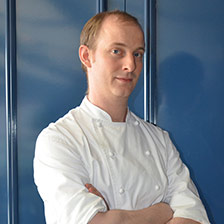
#> input picture images/human.jpg, 224 x 224 px
$ jupyter execute --allow-errors 'Understanding Image Features.ipynb'
#> lines starting #> are read from the running program, lines starting #| are printed output that depends on the picture; after the words box and inside, x2 and y2 are one past the last pixel; in counts of white or black regions, pixels touching at a corner belong together
## How do you tell a dog from a cat, or an apple from ~~samsung~~ orange?
- - - -
Image feature is the simplest image pattern, which is the best descriptor of what we aim to identify . For example the shape of a cat's face and it's eyes will distinguish it from a dog so on and so forth. These image features transform visual information into vector space and allows us to perform mathematical operations on them. We can use a number of methods to find these image features. Two of the most popular are:
* Image Descriptors (White-box algorithms)
* Neural Nets (Black Box algorithms)

###  Image Feature Extraction
- - - -
There are a number of algorithms that work really well for extracting features from an image, a few of them are as follows:
* Haar Cascades
* SIFT
* SURF
* BRIEF
These work by approximating image gradients and working above that. Let us see how a Haar cascade might work.

These features or cascades are exactly like kernels in that, they slide over the image and calculate the feature. Each feature is a single value obtained by subtracting sum of pixels under white rectangle from sum of pixels under black rectangle. Let's see this in action shall we?

[cell 1]
import numpy as np
import cv2 as cv
import matplotlib.pyplot as plt
face_cascade = cv.CascadeClassifier(cv.data.haarcascades + "haarcascade_frontalface_default.xml")
eye_cascade = cv.CascadeClassifier(cv.data.haarcascades + "haarcascade_eye.xml")
img = cv.imread('images/human.jpg')
#> img is the input picture: shape (224, 224, 3); mean B, G, R 140.1, 127.9, 118.1
gray = cv.cvtColor(img, cv.COLOR_BGR2GRAY)
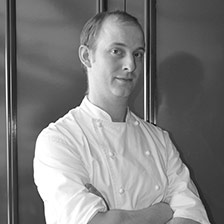
#> gray: shape (224, 224); min 4, max 255, mean 126.3
faces = face_cascade.detectMultiScale(gray, 1.3, 5)
#> faces = [[79, 22, 74, 74]]
for (x,y,w,h) in faces:
    cv.rectangle(img,(x,y),(x+w,y+h),(255,0,0),2)
    roi_gray = gray[y:y+h, x:x+w]
    roi_color = img[y:y+h, x:x+w]
    eyes = eye_cascade.detectMultiScale(roi_gray)
    for (ex,ey,ew,eh) in eyes:
        cv.rectangle(roi_color,(ex,ey),(ex+ew,ey+eh),(0,255,0),2)
#> this loop made 1 pass
#> (x, y, w, h, eyes) on pass 1: (79, 22, 74, 74, [[27, 18, 23, 23]])
#> pass 1, `roi_gray = gray[y:y+h, x:x+w]`:
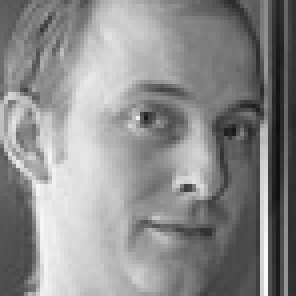
#> roi_gray: shape (74, 74) (shown 4 times larger); min 14, max 251, mean 139.9
#> pass 1, `roi_color = img[y:y+h, x:x+w]`:
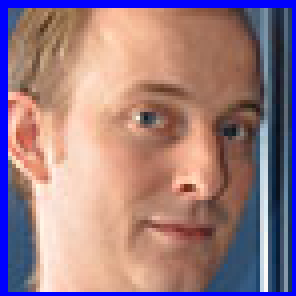
#> roi_color: shape (74, 74, 3) (shown 4 times larger); mean B, G, R 130.6, 123.5, 154.8
#> after the loop:
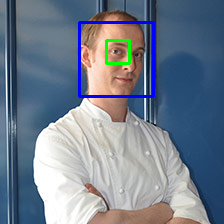
#> img: shape (224, 224, 3); 2.3% of pixels changed, all inside (x1, y1, x2, y2) = (78, 21, 155, 98)
#> after the loop:
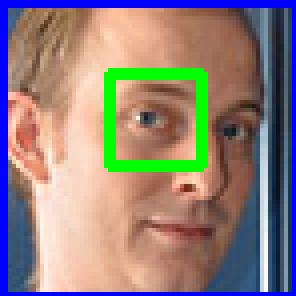
#> roi_color: shape (74, 74, 3) (shown 4 times larger); 4.97% of pixels changed, all inside (x1, y1, x2, y2) = (26, 17, 52, 43)
plt.imshow(img)

### Now Let's try that with deep learning
- - - -
Due to time crunch, we haven't written a custom face detection module with TF but have used the cvlib library to detect faces from the image. The cvlib library makes use of the very famous yolo or *you only look once* object detection algorithm  which is built on the darknet-53 architectureFirst, YOLO v3 uses a variant of Darknet, which originally has 53 layer network trained on Imagenet. For the task of detection, 53 more layers are stacked onto it, giving us a 106 layer fully convolutional underlying architecture for YOLO v3.  It is slower than it's parents but it gets the job done pretty well (better accuracy)

- - - -

[cell 2]
import cvlib as cvlib
from cvlib.object_detection import draw_bbox
import numpy as np
import cv2 as cv
import matplotlib.pyplot as plt

img = cv.imread('images/human.jpg')
plt.imshow(img)
#> (the rest of this cell did not finish here and is left out)

### Classical Algorithms to Neural Nets right now

### Making the transition
- - - -
Before we make the jump to neural networks and CNN's let us first understand something that they have almost *borrowed* from classical image processing algorithms. **Kernels** have been around for a long time, they are similar to haar cascades.

But Kernels due to their mathematical structure don't operate on images the same way as a haar cascade does. They perform a very specific operation known as **convolution**.

It is a matrix which we use to apply effects to images, such as blurring or sharpening. If you want to learn more about kernels go visit this absolute [website](http://setosa.io/ev/image-kernels/).

[cell 3]
from PIL import Image, ImageDraw
import matplotlib.pyplot as plt

# Load image:
input_image = Image.open("images/human.jpg")

# The PixelAccess class provides read and write access to PIL.Image data at a pixel level.

input_pixels = input_image.load()

# Box Blur kernel
# the very basic low pass filter there is
blurr_kernel = [[1 / 9, 1 / 9, 1 / 9],
              [1 / 9, 1 / 9, 1 / 9],
              [1 / 9, 1 / 9, 1 / 9]]

# a high pass filter that is meant to boost the pixel,
# if the neighbour pixels are different
sharpen_kernel = [[  0  , -.5 ,    0 ],
                   [-.5 ,   3  , -.5 ],
                   [  0  , -.5 ,    0 ]]

sobel_kernel = [[  1  , 0,-1],
                   [2 ,   0  , -2],
                   [  1 , 0 ,    -1]]


# Select kernel here:
kernel = sobel_kernel

# Middle of the kernel
offset = len(kernel) // 2

# Create output image
output_image = Image.new("RGB", input_image.size)
#> output_image: PIL image 224x224 RGB; every value is 0
draw = ImageDraw.Draw(output_image)

# Compute convolution between intensity and kernels
for i in range(offset, input_image.width - offset):
    for j in range(offset, input_image.height - offset):
        conv = [0, 0, 0]
        # conv is created to store the value of convolution
        for a in range(len(kernel)):
            for b in range(len(kernel)):
                xn = i + a - offset
                yn = j + b - offset
                pixel = input_pixels[xn, yn]
                conv[0] += pixel[0] * kernel[a][b]
                conv[1] += pixel[1] * kernel[a][b]
                conv[2] += pixel[2] * kernel[a][b]

        draw.point((i, j), (int(conv[0]), int(conv[1]), int(conv[2])))

plt.imshow(output_image)
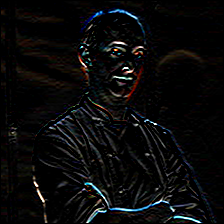
#> shown: shape (224, 224, 3); mean R, G, B 10, 9.9, 10.3
